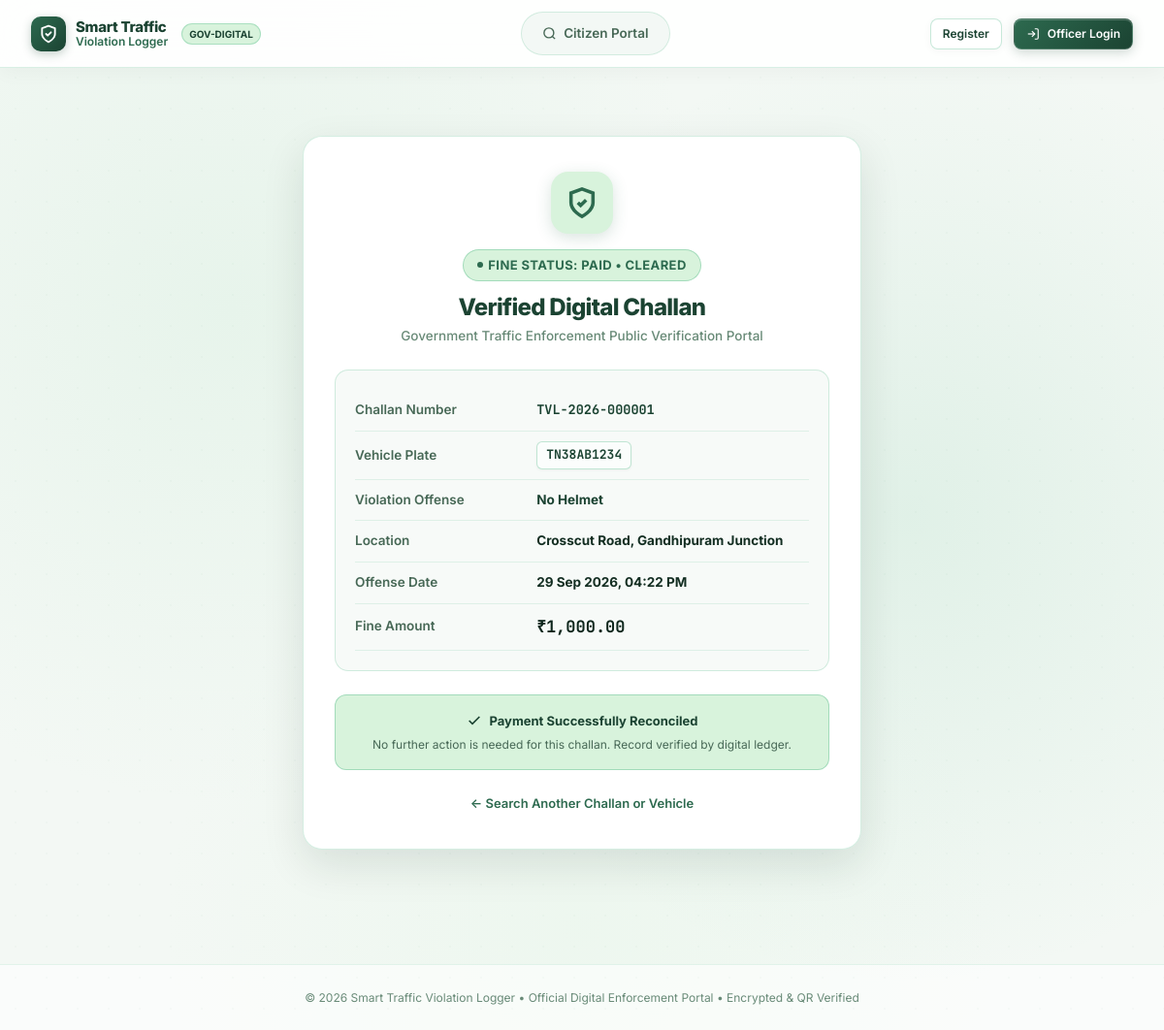
Screenshot of /public/challan/TVL-2026-000001 with the database file from the repository.
### models.py (models this page shows, shortened)
class Violation(db.Model):
    __tablename__ = 'violations'
    id = db.Column(db.Integer, primary_key=True)
    challan_number = db.Column(db.String(32), unique=True, nullable=False, index=True)
    vehicle_number = db.Column(db.String(20), nullable=False, index=True)
    violation_type = db.Column(db.String(100), nullable=False)
    location = db.Column(db.String(200), nullable=False)
    violation_date = db.Column(db.DateTime, nullable=False, default=utc_now)
    fine_amount = db.Column(db.Float, nullable=False)
    payment_status = db.Column(db.String(20), nullable=False, default='Unpaid')
    officer_badge = db.Column(db.String(50), nullable=True)
    officer_name = db.Column(db.String(120), nullable=True)
    qr_filename = db.Column(db.String(255), nullable=True)
    notes = db.Column(db.Text, nullable=True)
    created_at = db.Column(db.DateTime, default=utc_now)
    updated_at = db.Column(db.DateTime, default=utc_now, onupdate=utc_now)
    @property
    def is_paid(self):
        return self.payment_status.strip().lower() == 'paid'
    @property
    def formatted_date(self):
        if self.violation_date:
            return self.violation_date.strftime('%d %b %Y, %I:%M %p')
        return 'N/A'
    @property
    def formatted_amount(self):
        return f"₹{self.fine_amount:,.2f}"

### app.py (the view)
    @app.route('/public/challan/<string:challan_number>')
    def public_challan(challan_number):
        violation = Violation.query.filter_by(challan_number=challan_number).first()
        if not violation:
            return render_template('404.html'), 404
        return render_template(
            'public_status.html',
            violation=violation
        )

### templates/public_status.html (shortened to what this page needs)
{% extends "base.html" %}
{% block content %}
<div class="page-container" style="max-width: 640px; padding-top: 24px;">
  <div class="public-status-card">
    {% if violation.is_paid %}
      <div class="verification-shield verification-shield--paid">
        <svg width="34" height="34" viewBox="0 0 24 24" fill="none" stroke="currentColor" stroke-width="2.5">
          <path d="M12 22s8-4 8-10V5l-8-3-8 3v7c0 6 8 10 8 10z"/>
          <path d="m9 12 2 2 4-4"/>
        </svg>
      </div>
      <div class="badge badge--paid" style="margin-bottom: 12px; font-size: 13px; padding: 5px 14px;">
        <span class="badge-dot"></span> Fine Status: Paid &bull; Cleared
      </div>
    {% endif %}
    <h1 class="page-title" style="font-size: 24px; margin-bottom: 4px;">Verified Digital Challan</h1>
    <p class="page-subtitle" style="margin-bottom: 24px;">Government Traffic Enforcement Public Verification Portal</p>
    <div style="background: rgba(244, 248, 245, 0.7); border: 1.5px solid var(--eb-card-border); border-radius: 14px; padding: 20px; text-align: left; margin-bottom: 24px;">
      <table class="challan-details-table">
        <tbody>
          <tr>
            <td class="detail-label">Challan Number</td>
            <td class="detail-value font-mono" style="color: var(--eb-forest);">{{ violation.challan_number }}</td>
          </tr>
          <tr>
            <td class="detail-label">Vehicle Plate</td>
            <td class="detail-value">
              <span class="vehicle-plate">{{ violation.vehicle_number }}</span>
            </td>
          </tr>
          <tr>
            <td class="detail-label">Violation Offense</td>
            <td class="detail-value" style="font-weight: 700; color: var(--eb-forest);">{{ violation.violation_type }}</td>
          </tr>
          <tr>
            <td class="detail-label">Location</td>
            <td class="detail-value">{{ violation.location }}</td>
          </tr>
          <tr>
            <td class="detail-label">Offense Date</td>
            <td class="detail-value">{{ violation.formatted_date }}</td>
          </tr>
          <tr>
            <td class="detail-label">Fine Amount</td>
            <td class="detail-value font-mono" style="font-size: 17px; color: var(--eb-deep-forest);">{{ violation.formatted_amount }}</td>
          </tr>
        </tbody>
      </table>
    </div>
    {% if not violation.is_paid %}
      <div style="padding: 18px; background: rgba(254, 243, 199, 0.45); border: 1px solid rgba(217, 119, 6, 0.3); border-radius: 12px; margin-bottom: 24px; text-align: left;">
        <div style="display: flex; align-items: center; gap: 8px; font-weight: 700; color: #b45309; font-size: 13px; margin-bottom: 4px;">
          <svg width="16" height="16" viewBox="0 0 24 24" fill="none" stroke="currentColor" stroke-width="2">
            <circle cx="12" cy="12" r="10"/>
            <line x1="12" y1="8" x2="12" y2="12"/>
            <line x1="12" y1="16" x2="12.01" y2="16"/>
          </svg>
          Settlement Required
        </div>
        <p style="font-size: 12px; color: #78350f; margin: 0;">
          This fine is active. Citizens may pay instantly online via UPI, Debit Card, or Net Banking to clear their record.
        </p>
      </div>
      <form action="{{ url_for('public_pay_challan', challan_number=violation.challan_number) }}" method="POST">
        <button type="submit" class="btn-primary btn-lg" style="width: 100%; box-shadow: 0 4px 18px rgba(45, 106, 79, 0.28);">
          <svg width="18" height="18" viewBox="0 0 24 24" fill="none" stroke="currentColor" stroke-width="2.2">
            <rect width="20" height="14" x="2" y="5" rx="2"/>
            <line x1="2" x2="22" y1="10" y2="10"/>
          </svg>
          Pay Fine Online (₹{{ "{:,.2f}".format(violation.fine_amount) }})
        </button>
      </form>
    {% else %}
      <div style="padding: 16px; background: var(--bg-success); border: 1px solid var(--border-success); border-radius: 12px; margin-bottom: 24px;">
        <div style="display: flex; align-items: center; justify-content: center; gap: 8px; font-weight: 700; color: var(--eb-forest); font-size: 13px;">
          <svg width="16" height="16" viewBox="0 0 24 24" fill="none" stroke="currentColor" stroke-width="2.5">
            <polyline points="20 6 9 17 4 12"/>
          </svg>
          Payment Successfully Reconciled
        </div>
        <p style="font-size: 12px; color: var(--eb-text-muted); margin: 4px 0 0;">
          No further action is needed for this challan. Record verified by digital ledger.
        </p>
      </div>
    {% endif %}
    <div style="margin-top: 24px; display: flex; justify-content: center; gap: 16px;">
      <a href="{{ url_for('public_search') }}" style="color: var(--eb-emerald); text-decoration: none; font-size: 13px; font-weight: 600;">
        &larr; Search Another Challan or Vehicle
      </a>
    </div>
  </div>
</div>
{% endblock %}

### static/css/style.css (style rules this page uses)
:root { --eb-deep-forest: #0d261c; --eb-forest: #1b4332; --eb-forest-dark: #143527; --eb-emerald: #2d6a4f; --eb-emerald-light: #40916c; --eb-mint: #52b788; --eb-mint-light: #74c69d; --eb-pistachio: #95d5b2; --eb-sage-pale: #d8f3dc; --eb-cream-bg: #f4f8f5; --eb-cream-card: rgba(255, 255, 255, 0.92); --eb-cream-input: #ffffff; --eb-card-border: rgba(82, 183, 136, 0.24); --border-subtle: rgba(82, 183, 136, 0.14); --border-focus: rgba(82, 183, 136, 0.45); --eb-text-dark: #132e22; --eb-text-muted: #476856; --eb-text-subtle: #688a77; --color-success: #2d6a4f; --bg-success: #d8f3dc; --border-success: rgba(82, 183, 136, 0.40); --color-warning: #d97706; --bg-warning: #fef3c7; --border-warning: rgba(217, 119, 6, 0.30); --color-danger: #dc2626; --bg-danger: #fee2e2; --border-danger: rgba(220, 38, 38, 0.30); --color-info: #1d70b8; --bg-info: #e0f2fe; --border-info: rgba(29, 112, 184, 0.25); --eb-container-max: 1280px; --eb-container-pad-x: 32px; --eb-gap-grid: 16px; --eb-gap-section: 24px; --eb-radius-card: 18px; --eb-radius-btn: 12px; --eb-radius-input: 12px; --eb-radius-sm: 10px; --eb-radius-pill: 999px; --shadow-sm: 0 4px 18px rgba(13, 38, 28, 0.04); --shadow-md: 0 8px 26px rgba(13, 38, 28, 0.07); --shadow-elevated: 0 16px 44px rgba(13, 38, 28, 0.11); --transition: 0.2s cubic-bezier(0.16, 1, 0.3, 1); }
*, *::before, *::after { box-sizing: border-box; margin: 0; padding: 0; }
body, .app-shell { min-height: 100vh; margin: 0; font-family: 'Inter', -apple-system, BlinkMacSystemFont, "Segoe UI", Roboto, sans-serif; background-color: #f3f8f4; background-image: radial-gradient(circle at 20% 30%, rgba(183, 228, 199, 0.20) 0%, transparent 42%), radial-gradient(circle at 78% 50%, rgba(116, 198, 157, 0.15) 0%, transparent 45%), radial-gradient(circle at 50% 90%, rgba(216, 243, 220, 0.22) 0%, transparent 38%); background-attachment: fixed; background-repeat: no-repeat; background-size: cover; color: var(--eb-text-dark); font-size: 14px; line-height: 1.6; -webkit-font-smoothing: antialiased; position: relative; display: flex; flex-direction: column; }
.app-shell::before { content: ''; position: fixed; inset: 0; background-image: radial-gradient(rgba(45, 106, 79, 0.035) 1px, transparent 1px); background-size: 32px 32px; pointer-events: none; z-index: 0; opacity: 0.7; }
h1, h2, h3, h4, h5, h6 { color: var(--eb-forest); font-weight: 700; line-height: 1.25; }
.page-title { font-size: 28px; font-weight: 800; letter-spacing: -0.03em; color: var(--eb-forest); }
.page-subtitle { font-size: 13.5px; font-weight: 500; color: var(--eb-text-subtle); margin-top: 4px; }
.font-mono { font-family: 'JetBrains Mono', monospace; }
.page-container { max-width: var(--eb-container-max); margin: 0 auto; padding: 24px var(--eb-container-pad-x) 48px; width: 100%; box-sizing: border-box; }
.badge { display: inline-flex; align-items: center; gap: 5px; font-size: 11.5px; font-weight: 700; padding: 4px 10px; border-radius: var(--eb-radius-pill); text-transform: uppercase; letter-spacing: 0.4px; }
.badge-dot { width: 6px; height: 6px; border-radius: 50%; }
.badge--paid { background: var(--bg-success); color: var(--color-success); border: 1px solid var(--border-success); }
.badge--paid .badge-dot { background: var(--color-success); }
.vehicle-plate { display: inline-flex; align-items: center; gap: 6px; font-family: 'JetBrains Mono', monospace; font-weight: 700; font-size: 13px; background: #fbfdfc; color: var(--eb-forest); padding: 3px 9px; border-radius: 6px; border: 1.5px solid rgba(82, 183, 136, 0.35); box-shadow: 0 1px 3px rgba(13, 38, 28, 0.05); }
.challan-details-table { width: 100%; border-collapse: collapse; }
.challan-details-table tr { border-bottom: 1px solid rgba(82, 183, 136, 0.15); }
.challan-details-table td { padding: 10px 0; font-size: 13.5px; }
.challan-details-table td.detail-label { font-weight: 600; color: var(--eb-text-muted); width: 40%; }
.challan-details-table td.detail-value { font-weight: 700; color: var(--eb-text-dark); }
.public-status-card { max-width: 600px; margin: 30px auto; background: #ffffff; border: 1px solid var(--eb-card-border); border-radius: 20px; padding: 36px 32px; box-shadow: var(--shadow-elevated); text-align: center; }
.verification-shield { width: 64px; height: 64px; margin: 0 auto 16px; border-radius: 18px; display: flex; align-items: center; justify-content: center; }
.verification-shield--paid { background: var(--bg-success); color: var(--color-success); box-shadow: 0 4px 16px rgba(45, 106, 79, 0.18); }

### rows the page displays
Violation: challan_number "TVL-2026-000001", vehicle_number "TN38AB1234", violation_type "No Helmet", location "Crosscut Road, Gandhipuram Junction", formatted_date "29 Sep 2026, 04:22 PM", formatted_amount "₹1,000.00"
